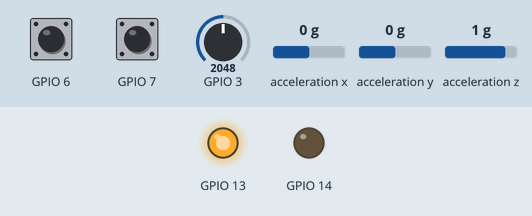
Bench run of a sketch on a simulated ESP32-S3. On the bench: output pins drawn as LEDs (lit = HIGH). Wiring (inferred from the names in the program): ADXL345 accelerometer at I2C address 0x53. Inputs (shaded band) come from the test bench; at power-on: GPIO 3 = 2048, acceleration y 0 g, GPIO 6 HIGH, GPIO 7 HIGH, acceleration x 0 g, acceleration z 1 g. USB keyboard and mouse output is not drawn; what the sketch prints to the serial monitor is not drawn.

Above: at 1.2 s.
1.3 s: GPIO 3 set to 498
2.8 s: GPIO 3 set to 424
At 3.56 s:
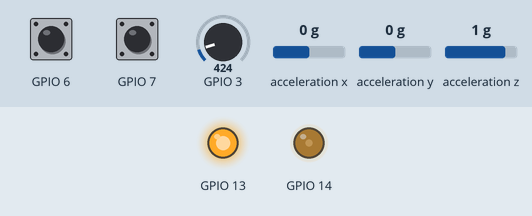
At 4.17 s:
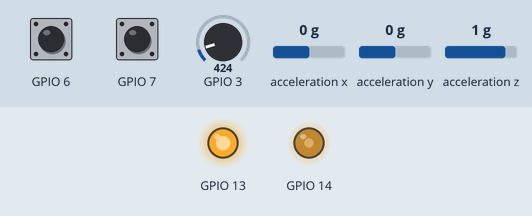
5.8 s: acceleration y set to -0.4 g
8.8 s: acceleration y set to -0.6 g
11.8 s: GPIO 6 pulled LOW for 0.15 s
14.8 s: GPIO 7 pulled LOW for 0.15 s
Timing chart, 0 to 18.8 s (numbered marks = the images above; inputs shaded):
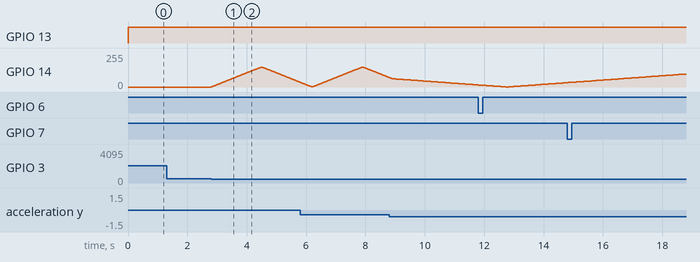

The sketch:

Gesture_HID_controller_ADI.ino
```cpp
#define US_KEYBOARD 1

#include <Arduino.h>
#include <Preferences.h>
#include <BleKeyboard.h>
#include <Wire.h>
#define R2 105
#define R3 105
#define VOLTAGE_OUT(Vin) (((Vin)*R3) / (R2 + R3))
#define VOLTAGE_MAX 4200
#define VOLTAGE_MIN 3300
#define ADC_REFERENCE 1100
#define VOLTAGE_TO_ADC(in) ((ADC_REFERENCE * (in)) / 4096)
#define ADC_TO_VOLTAGE(in1) (((in1 * 3300) / 4096) * 2)
#define BATTERY_MAX_ADC VOLTAGE_TO_ADC(VOLTAGE_OUT(VOLTAGE_MAX))
#define BATTERY_MIN_ADC VOLTAGE_TO_ADC(VOLTAGE_OUT(VOLTAGE_MIN))
#define BATTERY_volt VOLTAGE_TO_ADC(VOLTAGE_OUT(VOLTAGE_MIN))
#define DEVICE (0x53)  // ADXL345 I2C address (fixed)

byte _buff[6];

char POWER_CTL = 0x2D;

char DATA_FORMAT = 0x31;

char DATAX0 = 0x32;  // x-axis data register byte 0
char DATAX1 = 0x33;  // x-axis data register byte 1
char DATAY0 = 0x34;  // y-axis
char DATAY1 = 0x35;  //
char DATAZ0 = 0x36;
char DATAZ1 = 0x37;

// Averaged readings from 2-point calibration with 6-point-tumble method (values particular to each IC)
const int16_t xUp = 254;     // Delta -2 to 256
const int16_t xDown = -262;  // Delta +6
const int16_t yUp = 257;     // Delta +1
const int16_t yDown = -255;  // Delta -1
const int16_t zUp = 255;     // Delta -1
const int16_t zDown = -242;  // Delta -14

float xOffset, xGain, yOffset, yGain, zOffset, zGain;

const float alphaEMA = 0.2;  // Smoothing factor 0 < α < 1 (smaller = smoother = less responsive)
float xEMA = 0;              // Seed with an arbitrary reading (0 = PCB oriented z-up at start)
float yEMA = 0;
float zEMA = 256;

BleKeyboard bleKeyboard("ADXL Controller", "Circuit Digest");
int current_s, current_w;
int bat_p;
int dutyCycle = 0, fade = 0;
uint64_t last_blink = 0, last_fade = 0;
// setting PWM properties
const int freq = 5000;
const int ledChannel = 0;
const int resolution = 8;
void setup() {
  // initialize serial communication at 9600 bits per second:
  Serial.begin(9600);
  Serial.println("Btkeyboard");
  // make the pushbutton's pin an input:
  pinMode(6, INPUT_PULLUP);
  pinMode(7, INPUT_PULLUP);
  pinMode(3, INPUT);
  pinMode(13, OUTPUT);
  pinMode(14, OUTPUT);
  digitalWrite(13, 0);
  digitalWrite(14, 0);
  // configure LED PWM functionalitites
  ledcSetup(ledChannel, freq, resolution);

  // attach the channel to the GPIO to be controlled
  ledcAttachPin(14, ledChannel);
  Wire.begin(38, 39);
  registerWrite(DATA_FORMAT, 0x00);  // Set to 2g mode, typical output -256 +256 per axis, see p. 4 http://www.analog.com/media/en/technical-documentation/data-sheets/ADXL345.pdf
  registerWrite(POWER_CTL, 0x08);    // Set to measuring mode

  // Cast ints to float at execution time, as per Analog Devices and Sparkfun tutorial
  xOffset = 0.5 * ((float)xUp + (float)xDown);        // -4
  xGain = 0.5 * (((float)xUp - (float)xDown) / 256);  // 1.008
  yOffset = 0.5 * ((float)yUp + (float)yDown);        // +1
  yGain = 0.5 * (((float)yUp - (float)yDown) / 256);  // 1
  zOffset = 0.5 * ((float)zUp + (float)zDown);        // +6.5
  zGain = 0.5 * (((float)zUp - (float)zDown) / 256);  // 0.971
  bleKeyboard.begin();
  bat_p = calc_battery_percentage(analogRead(3));
  bleKeyboard.setBatteryLevel(bat_p);
}

// the loop routine runs over and over again forever:
void loop() {
  int temp = calc_battery_percentage(analogRead(3));
  if (bat_p != temp) {
    bat_p = temp;
    bleKeyboard.setBatteryLevel(bat_p);
  }
  if (bleKeyboard.isConnected()) {
    digitalWrite(13, HIGH);
    readSensor();
    current_s = digitalRead(6);
    current_w = digitalRead(7);
    if (current_s == 0) {
      bleKeyboard.write('S');
      delay(10);
      Serial.println("S key pressed");
    }
    if (current_w == 0) {
      bleKeyboard.write('W');
      delay(10);
      Serial.println("W key pressed");
    }
    if (yEMA > 150) {
      bleKeyboard.press('D');
      Serial.println("D key pressed");
      delay(50);
      bleKeyboard.releaseAll();
      Serial.println("D key released");
    }
    if (yEMA < -150) {
      bleKeyboard.press('A');
      Serial.println("A key pressed");
      delay(50);
      bleKeyboard.releaseAll();
      Serial.println("A key released");
    }
  } else if (millis() - last_blink > 300) {
    digitalWrite(13, !digitalRead(13));
    last_blink = millis();
  }
  if (bat_p < 25) {
    if (millis() - last_fade > 10) {
      if (fade == 0) {
        dutyCycle++;
        if (dutyCycle > 150) {
          fade = 1;
        }
      }
      else{
        dutyCycle--;
        if (dutyCycle < 1) {
          fade = 0;
        }
      }
      ledcWrite(ledChannel, dutyCycle);
    }
  } else {
    ledcWrite(ledChannel, 0);
  }
  delay(10);  // delay in between reads for stability
}

void readSensor() {                          // Read from the sensor, calibrate readings, smooth output
  uint8_t bytesToRead = 6;                   // Burst read (preferential as per Analog Devices)
  registerRead(DATAX0, bytesToRead, _buff);  // Read from the 6 registers

  int16_t xRaw = (((int)_buff[1]) << 8) | _buff[0];  // 10 bit (2 bytes), LSB first, convert into integer
  int16_t yRaw = (((int)_buff[3]) << 8) | _buff[2];
  int16_t zRaw = (((int)_buff[5]) << 8) | _buff[4];

  float xCal = ((float)xRaw - xOffset) / xGain;  // See p. 8 http://www.analog.com/media/en/technical-documentation/application-notes/AN-1057.pdf
  float yCal = ((float)yRaw - yOffset) / yGain;
  float zCal = ((float)zRaw - zOffset) / zGain;

  xEMA = (alphaEMA * xCal) + ((1 - alphaEMA) * xEMA);  // See https://en.wikipedia.org/wiki/Exponential_smoothing
  yEMA = (alphaEMA * yCal) + ((1 - alphaEMA) * yEMA);
  zEMA = (alphaEMA * zCal) + ((1 - alphaEMA) * zEMA);

  //Serial.print(xEMA,0);
  //Serial.print(", ");
  //Serial.print(yEMA,0);
  //Serial.print(", ");
  //Serial.println(zEMA,0);
}

void registerWrite(byte address, byte val) {
  Wire.beginTransmission(DEVICE);
  Wire.write(address);
  Wire.write(val);
  Wire.endTransmission();
}

void registerRead(byte address, byte num, byte _buff[])  // Reads num bytes into _buff array
{
  Wire.beginTransmission(DEVICE);
  Wire.write(address);
  Wire.endTransmission();
  //Wire.beginTransmission(DEVICE);
  Wire.requestFrom(DEVICE, num);

  byte i = 0;

  while (Wire.available()) {
    _buff[i] = Wire.read();  // Read 1 byte
    i++;
  }

  Wire.endTransmission();
}
int calc_battery_percentage(int adc) {
  int battery_percentage = 100 * (adc - BATTERY_MIN_ADC) / (BATTERY_MAX_ADC - BATTERY_MIN_ADC);

  if (battery_percentage < 0)
    battery_percentage = 0;
  if (battery_percentage > 100)
    battery_percentage = 100;

  return battery_percentage;
}
```

Measured:
- the behaviour switches between 473 and 472 on GPIO 3 (found by bisection; images 0 and 1)
- after the input at 1.3 s, every drawn part: stays the same
- after the input at 2.8 s, GPIO 14: rises from 0/255 to 150/255 in 1.7 s, then falls to 36/255 in 1.3 s
